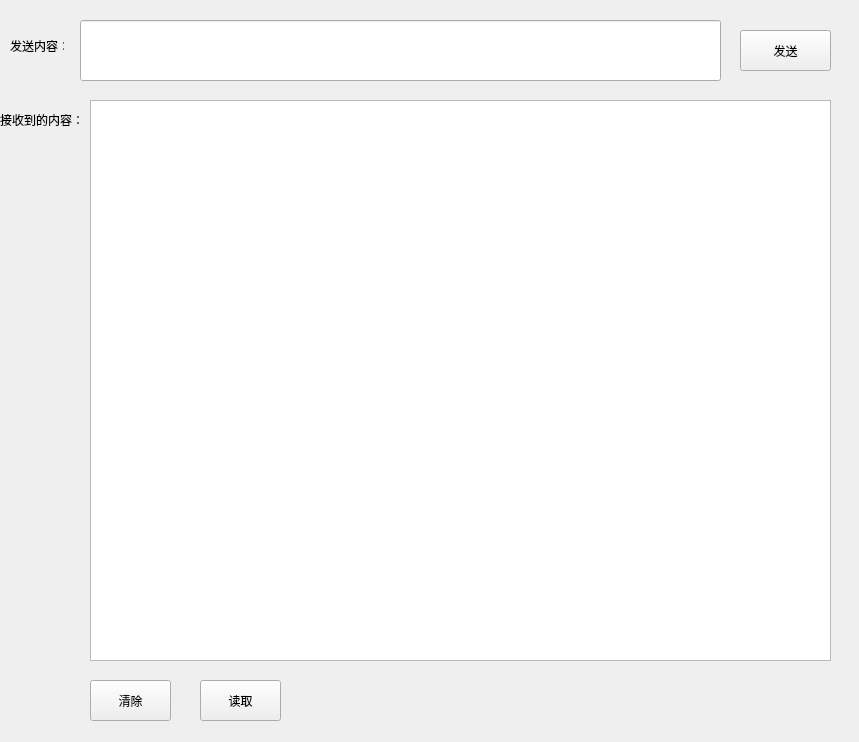
<?xml version="1.0" encoding="UTF-8"?>
<ui version="4.0">
 <class>ActiveMQTestClass</class>
 <widget class="QMainWindow" name="ActiveMQTestClass">
  <property name="geometry">
   <rect>
    <x>0</x>
    <y>0</y>
    <width>859</width>
    <height>742</height>
   </rect>
  </property>
  <property name="windowTitle">
   <string>ActiveMQTest</string>
  </property>
  <widget class="QWidget" name="centralWidget">
   <widget class="QPushButton" name="pbSend">
    <property name="geometry">
     <rect>
      <x>740</x>
      <y>30</y>
      <width>91</width>
      <height>41</height>
     </rect>
    </property>
    <property name="text">
     <string>发送</string>
    </property>
   </widget>
   <widget class="QLineEdit" name="lEdtSend">
    <property name="geometry">
     <rect>
      <x>80</x>
      <y>20</y>
      <width>641</width>
      <height>61</height>
     </rect>
    </property>
   </widget>
   <widget class="QLabel" name="label">
    <property name="geometry">
     <rect>
      <x>10</x>
      <y>40</y>
      <width>54</width>
      <height>12</height>
     </rect>
    </property>
    <property name="text">
     <string>发送内容：</string>
    </property>
   </widget>
   <widget class="QLabel" name="label_2">
    <property name="geometry">
     <rect>
      <x>0</x>
      <y>110</y>
      <width>81</width>
      <height>20</height>
     </rect>
    </property>
    <property name="text">
     <string>接收到的内容：</string>
    </property>
   </widget>
   <widget class="QTextEdit" name="textEditRecv">
    <property name="geometry">
     <rect>
      <x>90</x>
      <y>100</y>
      <width>741</width>
      <height>561</height>
     </rect>
    </property>
   </widget>
   <widget class="QPushButton" name="pbClear">
    <property name="geometry">
     <rect>
      <x>90</x>
      <y>680</y>
      <width>81</width>
      <height>41</height>
     </rect>
    </property>
    <property name="text">
     <string>清除</string>
    </property>
   </widget>
   <widget class="QPushButton" name="pbRead">
    <property name="geometry">
     <rect>
      <x>200</x>
      <y>680</y>
      <width>81</width>
      <height>41</height>
     </rect>
    </property>
    <property name="text">
     <string>读取</string>
    </property>
   </widget>
  </widget>
 </widget>
 <layoutdefault spacing="6" margin="11"/>
 <resources>
  <include location="activemqtest.qrc"/>
 </resources>
 <connections/>
</ui>
